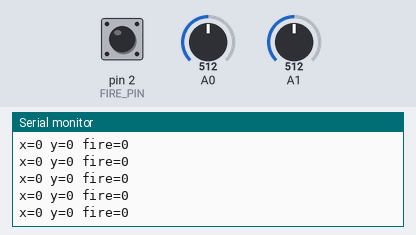
Simulated run of this sketch. Board: Arduino Uno, built with avr-gcc and run on an emulated ATmega328P. Parts: the last lines printed to the serial monitor. Inputs (shaded band) come from the test bench; at power-on: A0 = 512, A1 = 512, pin 2 (FIRE_PIN) HIGH. No radio packets arrive unless stated.

Above: at 1.2 s.
1.3 s: A0 set to 716
At 2.3 s:
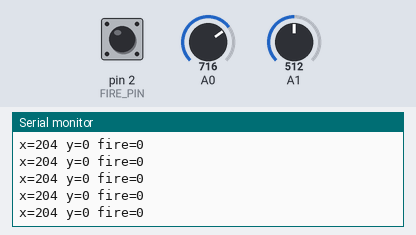
2.8 s: A1 set to 716
At 3.7 s:
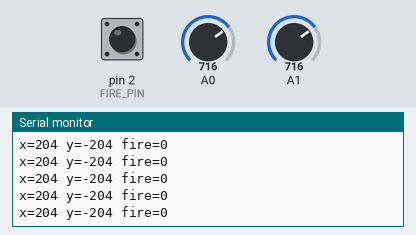
4.3 s: pin 2 (FIRE_PIN) pulled LOW for 0.15 s
5.9 s: A1 set to 511
At 6.6 s:
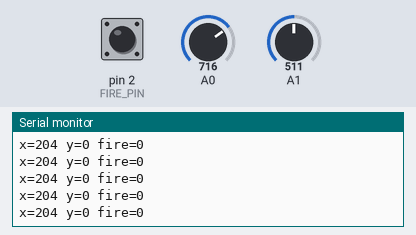
8.9 s: pin 2 (FIRE_PIN) pulled LOW for 1 s
At 9.5 s:
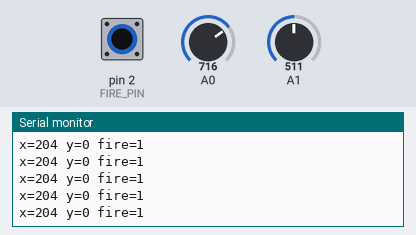
11.4 s: A0 set to 306
At 12.1 s:
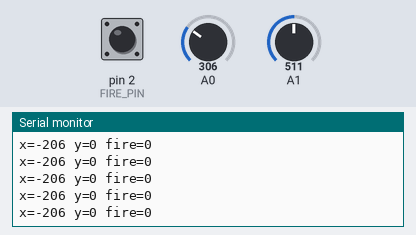
Timing chart, 0 to 14.4 s (numbered marks = the images above; inputs shaded):
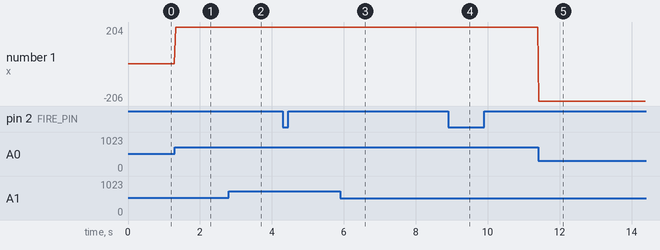

Measured:
- after the input at 1.3 s, the serial monitor: prints a new line at once (image 1)
- after the input at 2.8 s, the serial monitor: prints a new line at once (image 2)
- after the input at 5.9 s, the serial monitor: prints a new line at once (image 3)
- after the input at 8.9 s, the serial monitor: prints a new line at once (image 4)
- after the input at 11.4 s, the serial monitor: prints a new line at once (image 5)
- plotted number 1: 0 → 204 after the input at 1.3 s, 204 → -206 after the input at 11.4 s

The sketch:

07_radio_tx_joystick_fire.ino
```cpp
#include <SPI.h>
#include <RF24.h>

RF24 radio(9, 10);              // CE, CSN
const byte address[6] = "JOY1";

// MUST match RX exactly
struct Payload {
  int16_t x;       // -512..+511
  int16_t y;       // -512..+511
  uint16_t seq;
  uint8_t fire;
};

uint16_t seq = 0;

const uint8_t FIRE_PIN = 2;     // Button to GND

int16_t readAxis(uint8_t pin, int deadband = 40) {
  int v = analogRead(pin);      // 0..1023
  int c = v - 512;              // center around 0
  if (abs(c) < deadband) c = 0;
  return (int16_t)c;
}

void setup() {
  Serial.begin(115200);

  pinMode(FIRE_PIN, INPUT_PULLUP);

  radio.begin();
  radio.setPALevel(RF24_PA_LOW);
  radio.setDataRate(RF24_250KBPS);
  radio.setChannel(108);

  radio.openWritingPipe(address);
  radio.stopListening();

  Serial.println("TX Stage 07 ready");
}

void loop() {
  Payload p;

  p.x = readAxis(A0);         // joystick X
  p.y = -readAxis(A1);        // INVERT Y so forward/back feel correct
  p.seq = seq++;
  p.fire = (digitalRead(FIRE_PIN) == LOW) ? 1 : 0;

  radio.write(&p, sizeof(p));

  // --- TEMP DEBUG (remove later) ---
  Serial.print("x=");
  Serial.print(p.x);
  Serial.print(" y=");
  Serial.print(p.y);
  Serial.print(" fire=");
  Serial.println(p.fire);
  // ---------------------------------

  delay(30); // ~33 Hz
}
```
